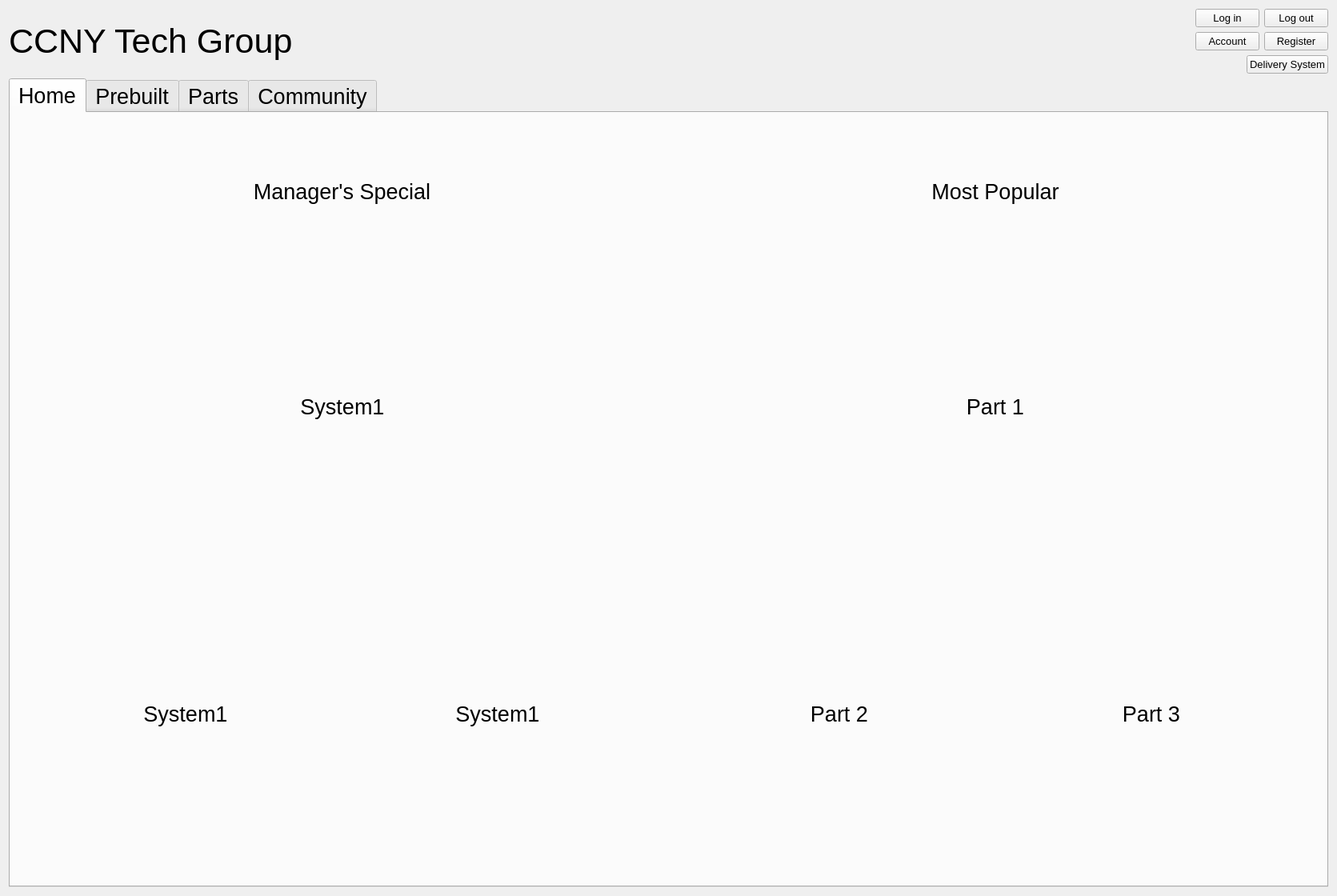
<?xml version="1.0" encoding="UTF-8"?>
<ui version="4.0">
 <class>Form</class>
 <widget class="QWidget" name="Form">
  <property name="geometry">
   <rect>
    <x>0</x>
    <y>0</y>
    <width>1671</width>
    <height>1120</height>
   </rect>
  </property>
  <property name="windowTitle">
   <string>Form</string>
  </property>
  <layout class="QVBoxLayout" name="verticalLayout_2">
   <item>
    <layout class="QHBoxLayout" name="horizontalLayout_4">
     <item>
      <widget class="QLabel" name="label">
       <property name="font">
        <font>
         <pointsize>32</pointsize>
        </font>
       </property>
       <property name="text">
        <string>CCNY Tech Group</string>
       </property>
      </widget>
     </item>
     <item>
      <spacer name="horizontalSpacer_7">
       <property name="orientation">
        <enum>Qt::Horizontal</enum>
       </property>
       <property name="sizeHint" stdset="0">
        <size>
         <width>40</width>
         <height>20</height>
        </size>
       </property>
      </spacer>
     </item>
     <item>
      <layout class="QVBoxLayout" name="verticalLayout">
       <item>
        <layout class="QHBoxLayout" name="horizontalLayout">
         <item>
          <spacer name="horizontalSpacer_3">
           <property name="orientation">
            <enum>Qt::Horizontal</enum>
           </property>
           <property name="sizeHint" stdset="0">
            <size>
             <width>40</width>
             <height>20</height>
            </size>
           </property>
          </spacer>
         </item>
         <item>
          <widget class="QPushButton" name="pushButton">
           <property name="maximumSize">
            <size>
             <width>150</width>
             <height>16777215</height>
            </size>
           </property>
           <property name="font">
            <font>
             <pointsize>10</pointsize>
            </font>
           </property>
           <property name="text">
            <string>Log in</string>
           </property>
          </widget>
         </item>
         <item>
          <widget class="QPushButton" name="pushButton_2">
           <property name="maximumSize">
            <size>
             <width>150</width>
             <height>16777215</height>
            </size>
           </property>
           <property name="font">
            <font>
             <pointsize>10</pointsize>
            </font>
           </property>
           <property name="text">
            <string>Log out</string>
           </property>
          </widget>
         </item>
        </layout>
       </item>
       <item>
        <layout class="QHBoxLayout" name="horizontalLayout_2">
         <item>
          <spacer name="horizontalSpacer_6">
           <property name="orientation">
            <enum>Qt::Horizontal</enum>
           </property>
           <property name="sizeHint" stdset="0">
            <size>
             <width>40</width>
             <height>20</height>
            </size>
           </property>
          </spacer>
         </item>
         <item>
          <widget class="QPushButton" name="pushButton_4">
           <property name="maximumSize">
            <size>
             <width>150</width>
             <height>16777215</height>
            </size>
           </property>
           <property name="font">
            <font>
             <pointsize>10</pointsize>
            </font>
           </property>
           <property name="text">
            <string>Account</string>
           </property>
          </widget>
         </item>
         <item>
          <widget class="QPushButton" name="pushButton_3">
           <property name="maximumSize">
            <size>
             <width>150</width>
             <height>16777215</height>
            </size>
           </property>
           <property name="font">
            <font>
             <pointsize>10</pointsize>
            </font>
           </property>
           <property name="text">
            <string>Register</string>
           </property>
          </widget>
         </item>
        </layout>
       </item>
       <item>
        <layout class="QHBoxLayout" name="horizontalLayout_3">
         <item>
          <spacer name="horizontalSpacer">
           <property name="orientation">
            <enum>Qt::Horizontal</enum>
           </property>
           <property name="sizeHint" stdset="0">
            <size>
             <width>40</width>
             <height>20</height>
            </size>
           </property>
          </spacer>
         </item>
         <item>
          <widget class="QPushButton" name="pushButton_5">
           <property name="maximumSize">
            <size>
             <width>150</width>
             <height>16777215</height>
            </size>
           </property>
           <property name="font">
            <font>
             <pointsize>10</pointsize>
            </font>
           </property>
           <property name="text">
            <string>Delivery System</string>
           </property>
          </widget>
         </item>
        </layout>
       </item>
      </layout>
     </item>
    </layout>
   </item>
   <item>
    <widget class="QTabWidget" name="tabWidget">
     <property name="maximumSize">
      <size>
       <width>1663</width>
       <height>16777215</height>
      </size>
     </property>
     <property name="font">
      <font>
       <pointsize>20</pointsize>
      </font>
     </property>
     <property name="currentIndex">
      <number>0</number>
     </property>
     <widget class="QWidget" name="tab">
      <attribute name="title">
       <string>Home</string>
      </attribute>
      <layout class="QHBoxLayout" name="horizontalLayout_9">
       <item>
        <layout class="QVBoxLayout" name="verticalLayout_3">
         <property name="spacing">
          <number>30</number>
         </property>
         <item>
          <widget class="QLabel" name="label_2">
           <property name="maximumSize">
            <size>
             <width>16777215</width>
             <height>70</height>
            </size>
           </property>
           <property name="text">
            <string>Manager's Special</string>
           </property>
           <property name="alignment">
            <set>Qt::AlignCenter</set>
           </property>
          </widget>
         </item>
         <item>
          <layout class="QHBoxLayout" name="horizontalLayout_6">
           <item>
            <spacer name="horizontalSpacer_2">
             <property name="orientation">
              <enum>Qt::Horizontal</enum>
             </property>
             <property name="sizeHint" stdset="0">
              <size>
               <width>40</width>
               <height>20</height>
              </size>
             </property>
            </spacer>
           </item>
           <item>
            <widget class="QLabel" name="label_4">
             <property name="minimumSize">
              <size>
               <width>300</width>
               <height>300</height>
              </size>
             </property>
             <property name="maximumSize">
              <size>
               <width>300</width>
               <height>300</height>
              </size>
             </property>
             <property name="text">
              <string>System1</string>
             </property>
             <property name="alignment">
              <set>Qt::AlignCenter</set>
             </property>
            </widget>
           </item>
           <item>
            <spacer name="horizontalSpacer_4">
             <property name="orientation">
              <enum>Qt::Horizontal</enum>
             </property>
             <property name="sizeHint" stdset="0">
              <size>
               <width>40</width>
               <height>20</height>
              </size>
             </property>
            </spacer>
           </item>
          </layout>
         </item>
         <item>
          <layout class="QHBoxLayout" name="horizontalLayout_5">
           <property name="spacing">
            <number>30</number>
           </property>
           <item>
            <widget class="QLabel" name="label_6">
             <property name="minimumSize">
              <size>
               <width>300</width>
               <height>300</height>
              </size>
             </property>
             <property name="maximumSize">
              <size>
               <width>300</width>
               <height>300</height>
              </size>
             </property>
             <property name="text">
              <string>System1</string>
             </property>
             <property name="alignment">
              <set>Qt::AlignCenter</set>
             </property>
            </widget>
           </item>
           <item>
            <widget class="QLabel" name="label_5">
             <property name="minimumSize">
              <size>
               <width>300</width>
               <height>300</height>
              </size>
             </property>
             <property name="maximumSize">
              <size>
               <width>300</width>
               <height>300</height>
              </size>
             </property>
             <property name="text">
              <string>System1</string>
             </property>
             <property name="alignment">
              <set>Qt::AlignCenter</set>
             </property>
            </widget>
           </item>
          </layout>
         </item>
        </layout>
       </item>
       <item>
        <layout class="QVBoxLayout" name="verticalLayout_4">
         <property name="spacing">
          <number>30</number>
         </property>
         <item>
          <widget class="QLabel" name="label_3">
           <property name="maximumSize">
            <size>
             <width>16777215</width>
             <height>70</height>
            </size>
           </property>
           <property name="text">
            <string>Most Popular</string>
           </property>
           <property name="alignment">
            <set>Qt::AlignCenter</set>
           </property>
          </widget>
         </item>
         <item>
          <layout class="QHBoxLayout" name="horizontalLayout_7">
           <item>
            <spacer name="horizontalSpacer_5">
             <property name="orientation">
              <enum>Qt::Horizontal</enum>
             </property>
             <property name="sizeHint" stdset="0">
              <size>
               <width>40</width>
               <height>20</height>
              </size>
             </property>
            </spacer>
           </item>
           <item>
            <widget class="QLabel" name="label_7">
             <property name="minimumSize">
              <size>
               <width>300</width>
               <height>300</height>
              </size>
             </property>
             <property name="maximumSize">
              <size>
               <width>300</width>
               <height>300</height>
              </size>
             </property>
             <property name="text">
              <string>Part 1</string>
             </property>
             <property name="alignment">
              <set>Qt::AlignCenter</set>
             </property>
            </widget>
           </item>
           <item>
            <spacer name="horizontalSpacer_8">
             <property name="orientation">
              <enum>Qt::Horizontal</enum>
             </property>
             <property name="sizeHint" stdset="0">
              <size>
               <width>40</width>
               <height>20</height>
              </size>
             </property>
            </spacer>
           </item>
          </layout>
         </item>
         <item>
          <layout class="QHBoxLayout" name="horizontalLayout_8">
           <property name="spacing">
            <number>30</number>
           </property>
           <item>
            <widget class="QLabel" name="label_8">
             <property name="minimumSize">
              <size>
               <width>300</width>
               <height>300</height>
              </size>
             </property>
             <property name="maximumSize">
              <size>
               <width>300</width>
               <height>300</height>
              </size>
             </property>
             <property name="text">
              <string>Part 2</string>
             </property>
             <property name="alignment">
              <set>Qt::AlignCenter</set>
             </property>
            </widget>
           </item>
           <item>
            <widget class="QLabel" name="label_9">
             <property name="minimumSize">
              <size>
               <width>300</width>
               <height>300</height>
              </size>
             </property>
             <property name="maximumSize">
              <size>
               <width>300</width>
               <height>300</height>
              </size>
             </property>
             <property name="text">
              <string>Part 3</string>
             </property>
             <property name="alignment">
              <set>Qt::AlignCenter</set>
             </property>
            </widget>
           </item>
          </layout>
         </item>
        </layout>
       </item>
      </layout>
     </widget>
     <widget class="QWidget" name="tab_2">
      <attribute name="title">
       <string>Prebuilt</string>
      </attribute>
      <layout class="QHBoxLayout" name="horizontalLayout_13">
       <item>
        <spacer name="horizontalSpacer_14">
         <property name="orientation">
          <enum>Qt::Horizontal</enum>
         </property>
         <property name="sizeHint" stdset="0">
          <size>
           <width>40</width>
           <height>20</height>
          </size>
         </property>
        </spacer>
       </item>
       <item>
        <widget class="QListWidget" name="listWidget">
         <property name="minimumSize">
          <size>
           <width>500</width>
           <height>700</height>
          </size>
         </property>
         <property name="maximumSize">
          <size>
           <width>500</width>
           <height>700</height>
          </size>
         </property>
        </widget>
       </item>
       <item>
        <spacer name="horizontalSpacer_13">
         <property name="orientation">
          <enum>Qt::Horizontal</enum>
         </property>
         <property name="sizeHint" stdset="0">
          <size>
           <width>122</width>
           <height>20</height>
          </size>
         </property>
        </spacer>
       </item>
       <item>
        <layout class="QVBoxLayout" name="verticalLayout_5">
         <property name="spacing">
          <number>20</number>
         </property>
         <property name="sizeConstraint">
          <enum>QLayout::SetMaximumSize</enum>
         </property>
         <item>
          <layout class="QHBoxLayout" name="horizontalLayout_11">
           <property name="sizeConstraint">
            <enum>QLayout::SetFixedSize</enum>
           </property>
           <item>
            <spacer name="horizontalSpacer_9">
             <property name="orientation">
              <enum>Qt::Horizontal</enum>
             </property>
             <property name="sizeType">
              <enum>QSizePolicy::Fixed</enum>
             </property>
             <property name="sizeHint" stdset="0">
              <size>
               <width>200</width>
               <height>20</height>
              </size>
             </property>
            </spacer>
           </item>
           <item>
            <widget class="QLabel" name="label_10">
             <property name="minimumSize">
              <size>
               <width>250</width>
               <height>250</height>
              </size>
             </property>
             <property name="maximumSize">
              <size>
               <width>250</width>
               <height>250</height>
              </size>
             </property>
             <property name="text">
              <string>Image</string>
             </property>
             <property name="alignment">
              <set>Qt::AlignCenter</set>
             </property>
            </widget>
           </item>
           <item>
            <spacer name="horizontalSpacer_10">
             <property name="orientation">
              <enum>Qt::Horizontal</enum>
             </property>
             <property name="sizeType">
              <enum>QSizePolicy::Fixed</enum>
             </property>
             <property name="sizeHint" stdset="0">
              <size>
               <width>200</width>
               <height>20</height>
              </size>
             </property>
            </spacer>
           </item>
          </layout>
         </item>
         <item>
          <layout class="QHBoxLayout" name="horizontalLayout_12">
           <item>
            <spacer name="horizontalSpacer_11">
             <property name="orientation">
              <enum>Qt::Horizontal</enum>
             </property>
             <property name="sizeType">
              <enum>QSizePolicy::Fixed</enum>
             </property>
             <property name="sizeHint" stdset="0">
              <size>
               <width>100</width>
               <height>20</height>
              </size>
             </property>
            </spacer>
           </item>
           <item>
            <widget class="QTextBrowser" name="textBrowser">
             <property name="minimumSize">
              <size>
               <width>500</width>
               <height>500</height>
              </size>
             </property>
             <property name="maximumSize">
              <size>
               <width>500</width>
               <height>500</height>
              </size>
             </property>
             <property name="html">
              <string>&lt;!DOCTYPE HTML PUBLIC &quot;-//W3C//DTD HTML 4.0//EN&quot; &quot;http://www.w3.org/TR/REC-html40/strict.dtd&quot;&gt;
&lt;html&gt;&lt;head&gt;&lt;meta name=&quot;qrichtext&quot; content=&quot;1&quot; /&gt;&lt;style type=&quot;text/css&quot;&gt;
p, li { white-space: pre-wrap; }
&lt;/style&gt;&lt;/head&gt;&lt;body style=&quot; font-family:'MS Shell Dlg 2'; font-size:20pt; font-weight:400; font-style:normal;&quot;&gt;
&lt;p style=&quot; margin-top:0px; margin-bottom:0px; margin-left:0px; margin-right:0px; -qt-block-indent:0; text-indent:0px;&quot;&gt;Description&lt;/p&gt;
&lt;p style=&quot;-qt-paragraph-type:empty; margin-top:0px; margin-bottom:0px; margin-left:0px; margin-right:0px; -qt-block-indent:0; text-indent:0px;&quot;&gt;&lt;br /&gt;&lt;/p&gt;&lt;/body&gt;&lt;/html&gt;</string>
             </property>
            </widget>
           </item>
           <item>
            <spacer name="horizontalSpacer_12">
             <property name="orientation">
              <enum>Qt::Horizontal</enum>
             </property>
             <property name="sizeType">
              <enum>QSizePolicy::Fixed</enum>
             </property>
             <property name="sizeHint" stdset="0">
              <size>
               <width>100</width>
               <height>20</height>
              </size>
             </property>
            </spacer>
           </item>
          </layout>
         </item>
         <item>
          <layout class="QHBoxLayout" name="horizontalLayout_10">
           <item>
            <widget class="QPushButton" name="pushButton_7">
             <property name="minimumSize">
              <size>
               <width>250</width>
               <height>50</height>
              </size>
             </property>
             <property name="maximumSize">
              <size>
               <width>250</width>
               <height>50</height>
              </size>
             </property>
             <property name="text">
              <string>Add to Cart</string>
             </property>
            </widget>
           </item>
          </layout>
         </item>
         <item>
          <spacer name="verticalSpacer">
           <property name="orientation">
            <enum>Qt::Vertical</enum>
           </property>
           <property name="sizeHint" stdset="0">
            <size>
             <width>20</width>
             <height>40</height>
            </size>
           </property>
          </spacer>
         </item>
        </layout>
       </item>
       <item>
        <spacer name="horizontalSpacer_15">
         <property name="orientation">
          <enum>Qt::Horizontal</enum>
         </property>
         <property name="sizeHint" stdset="0">
          <size>
           <width>40</width>
           <height>20</height>
          </size>
         </property>
        </spacer>
       </item>
      </layout>
     </widget>
     <widget class="QWidget" name="tab_3">
      <attribute name="title">
       <string>Parts</string>
      </attribute>
      <layout class="QHBoxLayout" name="horizontalLayout_17">
       <item>
        <spacer name="horizontalSpacer_20">
         <property name="orientation">
          <enum>Qt::Horizontal</enum>
         </property>
         <property name="sizeHint" stdset="0">
          <size>
           <width>85</width>
           <height>20</height>
          </size>
         </property>
        </spacer>
       </item>
       <item>
        <layout class="QVBoxLayout" name="verticalLayout_7">
         <item>
          <spacer name="verticalSpacer_5">
           <property name="orientation">
            <enum>Qt::Vertical</enum>
           </property>
           <property name="sizeHint" stdset="0">
            <size>
             <width>20</width>
             <height>40</height>
            </size>
           </property>
          </spacer>
         </item>
         <item>
          <widget class="QLabel" name="label_12">
           <property name="text">
            <string>Category</string>
           </property>
           <property name="alignment">
            <set>Qt::AlignCenter</set>
           </property>
          </widget>
         </item>
         <item>
          <widget class="QListWidget" name="listWidget_2">
           <property name="minimumSize">
            <size>
             <width>300</width>
             <height>700</height>
            </size>
           </property>
           <property name="maximumSize">
            <size>
             <width>300</width>
             <height>700</height>
            </size>
           </property>
          </widget>
         </item>
         <item>
          <spacer name="verticalSpacer_4">
           <property name="orientation">
            <enum>Qt::Vertical</enum>
           </property>
           <property name="sizeHint" stdset="0">
            <size>
             <width>20</width>
             <height>40</height>
            </size>
           </property>
          </spacer>
         </item>
        </layout>
       </item>
       <item>
        <spacer name="horizontalSpacer_21">
         <property name="orientation">
          <enum>Qt::Horizontal</enum>
         </property>
         <property name="sizeHint" stdset="0">
          <size>
           <width>85</width>
           <height>20</height>
          </size>
         </property>
        </spacer>
       </item>
       <item>
        <layout class="QVBoxLayout" name="verticalLayout_8">
         <item>
          <spacer name="verticalSpacer_6">
           <property name="orientation">
            <enum>Qt::Vertical</enum>
           </property>
           <property name="sizeHint" stdset="0">
            <size>
             <width>20</width>
             <height>40</height>
            </size>
           </property>
          </spacer>
         </item>
         <item>
          <widget class="QLabel" name="label_13">
           <property name="text">
            <string>Part Name</string>
           </property>
           <property name="alignment">
            <set>Qt::AlignCenter</set>
           </property>
          </widget>
         </item>
         <item>
          <widget class="QListWidget" name="listWidget_3">
           <property name="minimumSize">
            <size>
             <width>300</width>
             <height>700</height>
            </size>
           </property>
           <property name="maximumSize">
            <size>
             <width>300</width>
             <height>700</height>
            </size>
           </property>
          </widget>
         </item>
         <item>
          <spacer name="verticalSpacer_3">
           <property name="orientation">
            <enum>Qt::Vertical</enum>
           </property>
           <property name="sizeHint" stdset="0">
            <size>
             <width>20</width>
             <height>40</height>
            </size>
           </property>
          </spacer>
         </item>
        </layout>
       </item>
       <item>
        <spacer name="horizontalSpacer_22">
         <property name="orientation">
          <enum>Qt::Horizontal</enum>
         </property>
         <property name="sizeHint" stdset="0">
          <size>
           <width>85</width>
           <height>20</height>
          </size>
         </property>
        </spacer>
       </item>
       <item>
        <layout class="QVBoxLayout" name="verticalLayout_6">
         <property name="spacing">
          <number>20</number>
         </property>
         <property name="sizeConstraint">
          <enum>QLayout::SetMaximumSize</enum>
         </property>
         <item>
          <layout class="QHBoxLayout" name="horizontalLayout_14">
           <property name="sizeConstraint">
            <enum>QLayout::SetFixedSize</enum>
           </property>
           <item>
            <spacer name="horizontalSpacer_16">
             <property name="orientation">
              <enum>Qt::Horizontal</enum>
             </property>
             <property name="sizeType">
              <enum>QSizePolicy::Fixed</enum>
             </property>
             <property name="sizeHint" stdset="0">
              <size>
               <width>200</width>
               <height>20</height>
              </size>
             </property>
            </spacer>
           </item>
           <item>
            <widget class="QLabel" name="label_11">
             <property name="minimumSize">
              <size>
               <width>250</width>
               <height>250</height>
              </size>
             </property>
             <property name="maximumSize">
              <size>
               <width>250</width>
               <height>250</height>
              </size>
             </property>
             <property name="text">
              <string>Image</string>
             </property>
             <property name="alignment">
              <set>Qt::AlignCenter</set>
             </property>
            </widget>
           </item>
           <item>
            <spacer name="horizontalSpacer_17">
             <property name="orientation">
              <enum>Qt::Horizontal</enum>
             </property>
             <property name="sizeType">
              <enum>QSizePolicy::Fixed</enum>
             </property>
             <property name="sizeHint" stdset="0">
              <size>
               <width>200</width>
               <height>20</height>
              </size>
             </property>
            </spacer>
           </item>
          </layout>
         </item>
         <item>
          <layout class="QHBoxLayout" name="horizontalLayout_15">
           <item>
            <spacer name="horizontalSpacer_18">
             <property name="orientation">
              <enum>Qt::Horizontal</enum>
             </property>
             <property name="sizeType">
              <enum>QSizePolicy::Fixed</enum>
             </property>
             <property name="sizeHint" stdset="0">
              <size>
               <width>100</width>
               <height>20</height>
              </size>
             </property>
            </spacer>
           </item>
           <item>
            <widget class="QTextBrowser" name="textBrowser_2">
             <property name="minimumSize">
              <size>
               <width>500</width>
               <height>500</height>
              </size>
             </property>
             <property name="maximumSize">
              <size>
               <width>500</width>
               <height>500</height>
              </size>
             </property>
             <property name="html">
              <string>&lt;!DOCTYPE HTML PUBLIC &quot;-//W3C//DTD HTML 4.0//EN&quot; &quot;http://www.w3.org/TR/REC-html40/strict.dtd&quot;&gt;
&lt;html&gt;&lt;head&gt;&lt;meta name=&quot;qrichtext&quot; content=&quot;1&quot; /&gt;&lt;style type=&quot;text/css&quot;&gt;
p, li { white-space: pre-wrap; }
&lt;/style&gt;&lt;/head&gt;&lt;body style=&quot; font-family:'MS Shell Dlg 2'; font-size:20pt; font-weight:400; font-style:normal;&quot;&gt;
&lt;p style=&quot; margin-top:0px; margin-bottom:0px; margin-left:0px; margin-right:0px; -qt-block-indent:0; text-indent:0px;&quot;&gt;Description&lt;/p&gt;
&lt;p style=&quot;-qt-paragraph-type:empty; margin-top:0px; margin-bottom:0px; margin-left:0px; margin-right:0px; -qt-block-indent:0; text-indent:0px;&quot;&gt;&lt;br /&gt;&lt;/p&gt;&lt;/body&gt;&lt;/html&gt;</string>
             </property>
            </widget>
           </item>
           <item>
            <spacer name="horizontalSpacer_19">
             <property name="orientation">
              <enum>Qt::Horizontal</enum>
             </property>
             <property name="sizeType">
              <enum>QSizePolicy::Fixed</enum>
             </property>
             <property name="sizeHint" stdset="0">
              <size>
               <width>100</width>
               <height>20</height>
              </size>
             </property>
            </spacer>
           </item>
          </layout>
         </item>
         <item>
          <layout class="QHBoxLayout" name="horizontalLayout_16">
           <item>
            <widget class="QPushButton" name="pushButton_9">
             <property name="minimumSize">
              <size>
               <width>250</width>
               <height>50</height>
              </size>
             </property>
             <property name="maximumSize">
              <size>
               <width>250</width>
               <height>50</height>
              </size>
             </property>
             <property name="text">
              <string>Add to Cart</string>
             </property>
            </widget>
           </item>
          </layout>
         </item>
         <item>
          <spacer name="verticalSpacer_2">
           <property name="orientation">
            <enum>Qt::Vertical</enum>
           </property>
           <property name="sizeHint" stdset="0">
            <size>
             <width>20</width>
             <height>40</height>
            </size>
           </property>
          </spacer>
         </item>
        </layout>
       </item>
      </layout>
     </widget>
     <widget class="QWidget" name="tab_4">
      <attribute name="title">
       <string>Community</string>
      </attribute>
      <layout class="QVBoxLayout" name="verticalLayout_9">
       <item>
        <layout class="QHBoxLayout" name="horizontalLayout_18">
         <item>
          <spacer name="horizontalSpacer_23">
           <property name="orientation">
            <enum>Qt::Horizontal</enum>
           </property>
           <property name="sizeType">
            <enum>QSizePolicy::Fixed</enum>
           </property>
           <property name="sizeHint" stdset="0">
            <size>
             <width>40</width>
             <height>20</height>
            </size>
           </property>
          </spacer>
         </item>
         <item>
          <widget class="QTabWidget" name="tabWidget_2">
           <property name="minimumSize">
            <size>
             <width>1500</width>
             <height>800</height>
            </size>
           </property>
           <property name="maximumSize">
            <size>
             <width>1500</width>
             <height>800</height>
            </size>
           </property>
           <property name="currentIndex">
            <number>0</number>
           </property>
           <widget class="QWidget" name="tab_5">
            <attribute name="title">
             <string>Items</string>
            </attribute>
            <widget class="QWidget" name="layoutWidget_3">
             <property name="geometry">
              <rect>
               <x>160</x>
               <y>50</y>
               <width>302</width>
               <height>631</height>
              </rect>
             </property>
             <layout class="QVBoxLayout" name="verticalLayout_10">
              <item>
               <spacer name="verticalSpacer_7">
                <property name="orientation">
                 <enum>Qt::Vertical</enum>
                </property>
                <property name="sizeHint" stdset="0">
                 <size>
                  <width>20</width>
                  <height>40</height>
                 </size>
                </property>
               </spacer>
              </item>
              <item>
               <widget class="QLabel" name="label_14">
                <property name="text">
                 <string>Category</string>
                </property>
                <property name="alignment">
                 <set>Qt::AlignCenter</set>
                </property>
               </widget>
              </item>
              <item>
               <widget class="QListWidget" name="listWidget_4">
                <property name="minimumSize">
                 <size>
                  <width>300</width>
                  <height>500</height>
                 </size>
                </property>
                <property name="maximumSize">
                 <size>
                  <width>300</width>
                  <height>500</height>
                 </size>
                </property>
               </widget>
              </item>
              <item>
               <spacer name="verticalSpacer_8">
                <property name="orientation">
                 <enum>Qt::Vertical</enum>
                </property>
                <property name="sizeHint" stdset="0">
                 <size>
                  <width>20</width>
                  <height>40</height>
                 </size>
                </property>
               </spacer>
              </item>
             </layout>
            </widget>
           </widget>
           <widget class="QWidget" name="tab_6">
            <attribute name="title">
             <string>Delivery Companies</string>
            </attribute>
           </widget>
           <widget class="QWidget" name="tab_7">
            <attribute name="title">
             <string>Clerks</string>
            </attribute>
           </widget>
          </widget>
         </item>
         <item>
          <spacer name="horizontalSpacer_24">
           <property name="orientation">
            <enum>Qt::Horizontal</enum>
           </property>
           <property name="sizeType">
            <enum>QSizePolicy::Fixed</enum>
           </property>
           <property name="sizeHint" stdset="0">
            <size>
             <width>40</width>
             <height>20</height>
            </size>
           </property>
          </spacer>
         </item>
        </layout>
       </item>
      </layout>
     </widget>
    </widget>
   </item>
  </layout>
 </widget>
 <resources/>
 <connections/>
</ui>
